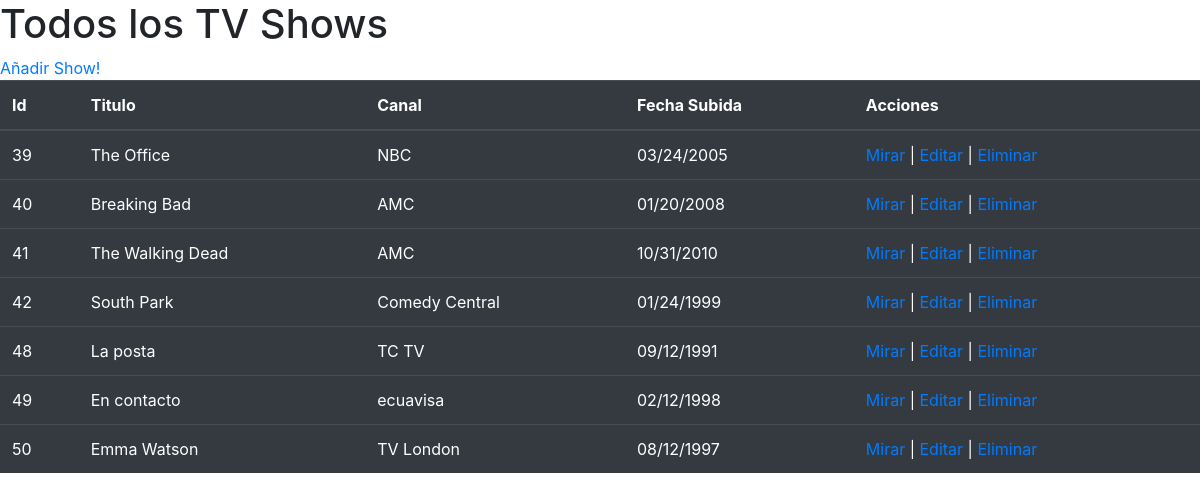
The app's page /shows, older data.
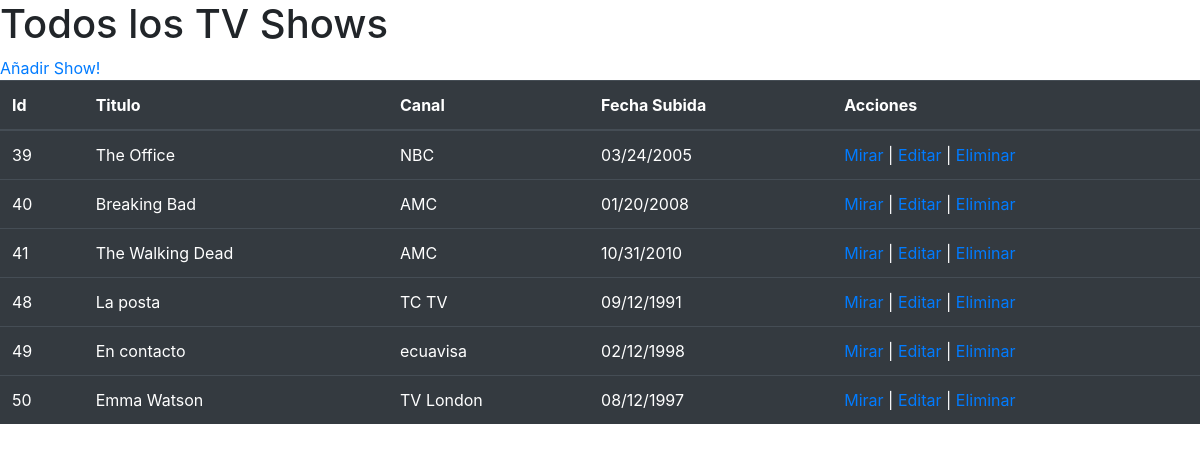
The same page, newer data.
### restful_tv_app/models.py (models this page shows)
class Show(models.Model):
    title = models.CharField(max_length=50)
    network = models.CharField(max_length=50)
    release_date = models.DateTimeField()
    description = models.TextField()
    created_at = models.DateTimeField(auto_now_add=True)
    updated_at = models.DateTimeField(auto_now=True)
    objects = ShowManager()

### restful_tv_app/views.py (the view)
# urls.py: path('shows', views.shows),
def shows(request):
    context={
        'shows': Show.objects.all()
    }
    return render(request, "shows.html", context)

### restful_tv_app/templates/shows.html (shortened to what this page needs)
<!DOCTYPE html>
<html lang="en">
<head>
    <link rel="stylesheet" href="https://stackpath.bootstrapcdn.com/bootstrap/4.5.2/css/bootstrap.min.css"
>
    <!-- {% load static %}
    <link rel="stylesheet" href="{% static 'css/style.css' %}"> -->
</head>
<body>
    <h1>Todos los TV Shows</h1>
    <table class="table table-dark">
        <thead>
            <tr>
                <th>Id</th>
                <th>Titulo</th>
                <th>Canal</th>
                <th>Fecha Subida</th>
                <th>Acciones</th>
            </tr>
        </thead>
        <tbody>
        {% for show in shows %}
            <tr>
                <td>{{ show.id }}</td>
                <td>{{ show.title }}</td>
                <td>{{ show.network }}</td>
                <td>{{ show.release_date|date:"SHORT_DATE_FORMAT" }}</td>
                <td><a href="/shows/{{ show.id }}">Mirar</a> | <a href="/shows/{{ show.id }}/edit">Editar</a> | <a href="/shows/{{ show.id }}/delete">Eliminar</a></td>
            </tr>
        {% endfor %}
        </tbody>
        <a href="/shows/new">Añadir Show!</a>
    </table>
</body>
</html>

Row changes from the older to the newer data that the page shows:
removed Show: id "42", title "South Park", network "Comedy Central", release_date "01/24/1999"
